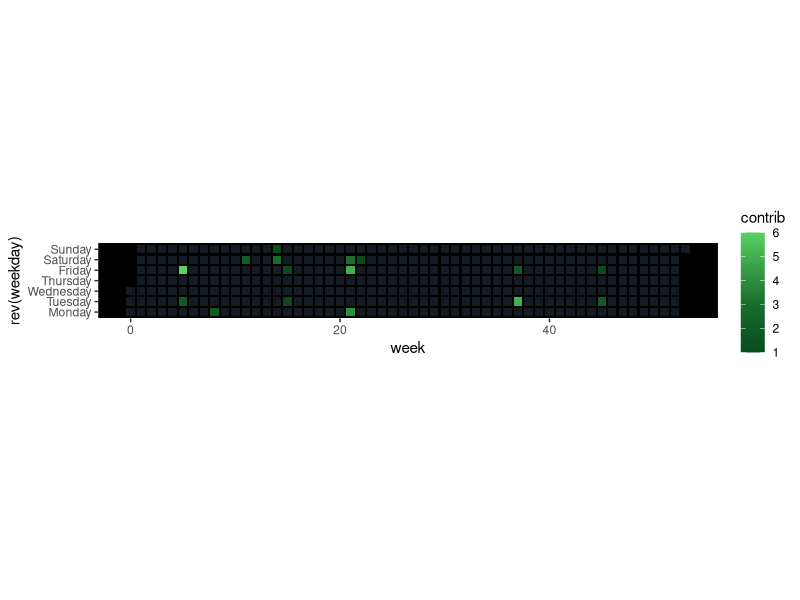
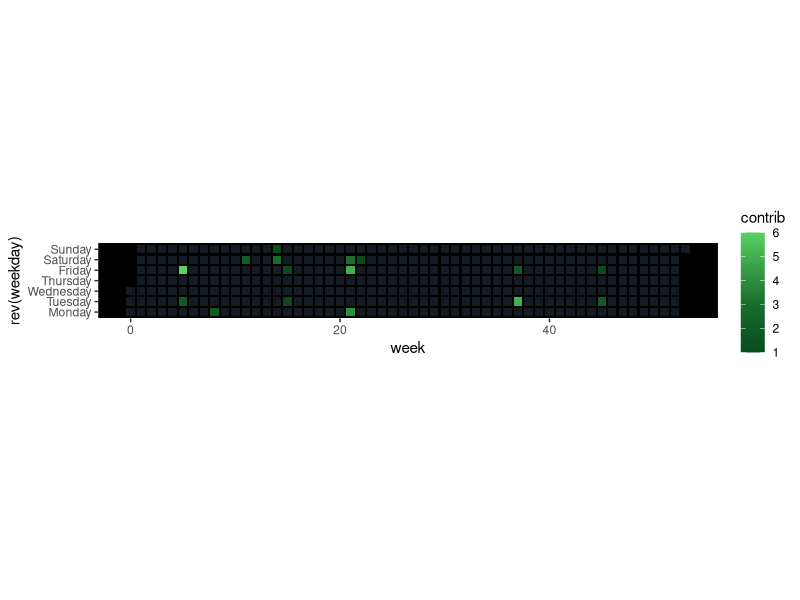

Generate these figures, in order, with R:
# TidyTuesday challenge
# https://github.com/rfordatascience/tidytuesday
# 2026 Week 1
# 2026-01-06
# Bring you own data from 2025!

# Load packages ----

library(tidyverse)

# Data ----

# Github contributions in 2025

git_2025 <- tibble(
  date = seq(from = ymd("2024-12-29"), 
             to = ymd("2025-12-31"), by = "day")
  ) |> 
  mutate(
    contrib = case_when(date %in% c("2025-04-02", "2025-04-11", "2025-04-14", "2025-05-29", "2025-11-07") ~ 1,
                        date %in% c("2025-02-03", "2025-02-25", "2025-03-13", "2025-09-12", "2025-11-10") ~ 2,
                        date %in% c("2025-04-03", "2025-05-22") ~ 3,
                        date == "2025-05-27" ~ 4,
                        date %in% c("2025-05-23", "2025-09-15") ~ 5,
                        date == "2025-01-31" ~ 6,
                        .default = NA),
    weekday = wday(date, label = TRUE, abbr = FALSE, locale = "en", week_start = 1),
    # week = week(date),
    week = case_when(date < "2025-01-01" ~ 0,
                     .default = week(date))
  )

git_2025

# Plot ----

p <- git_2025 |> 
  ggplot(aes(x = week, y = rev(weekday))) +
  geom_tile(aes(fill = contrib), width = 0.8, height = 0.8) +
  scale_fill_gradient2(low = "#033a16", mid = "#196d2e", high = "#57d364", midpoint = 3, na.value = "#151b22") +
  coord_fixed(ratio = 1, ) +
  theme(panel.background = element_rect(fill = "black"),
        panel.grid = element_blank())

p

ggsave("2026/tt_2026_01.png", p, dpi = 320, width = 12, height = 6)
